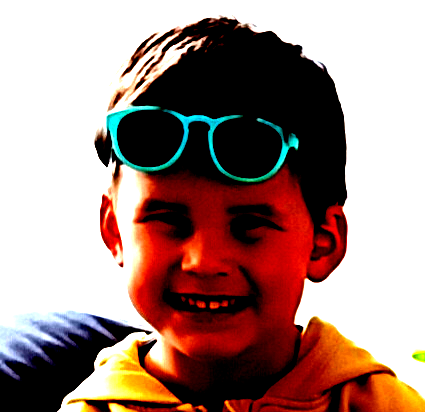
#> input picture src/img1_contrast.png, 425 x 412 px
$ python emboss.py img1_contrast.png img1_pixelized.png
#> lines starting #> are read from the running program, lines starting #| are printed output that depends on the picture
### src/pixelize.py
#!/usr/local/bin/python3
from PIL import Image, ImageOps, ImageEnhance, ImageFilter, ImageDraw
import argparse
import csv
import pathlib
import pixelize


# [63 lines left out: functions image_size, pixelize, posterize, quantize, not called in this run]


def change_contrast(filename_input, filename_output, factor) -> None:
#> called with filename_input = 'img1_contrast.png', filename_output = 'tmp.jpg', factor = 1
    img = Image.open(filename_input)
#> img is the input picture: PIL image 425x412 RGB; mean R, G, B 164.1, 134.8, 128.4

    enhancer = ImageEnhance.Contrast(img)

    im_output = enhancer.enhance(factor)
    im_output.save(filename_output)


# [67 lines left out: functions find_edges, draw_grid, resize, read_palette_from_file, not called in this run]


# [37 lines that do not run on import are left out]

### src/emboss.py
import pathlib
import sys
from PIL import ImageFilter, Image
import pixelize

def emboss(filename_input: pathlib.Path, output_filename: pathlib.Path):
#> called with filename_input = 'tmp.jpg', output_filename = 'img1_pixelized.png'
    im = Image.open(filename_input)
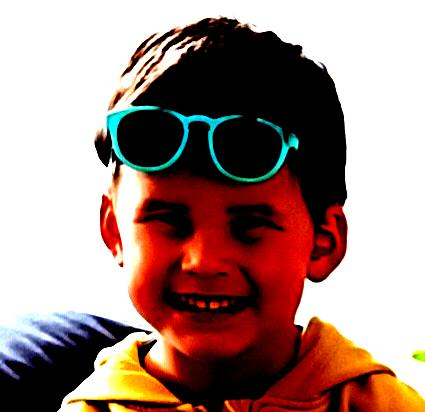
#> im: PIL image 425x412 RGB; mean R, G, B 163.9, 135.1, 129.1

    im1 = im.filter(ImageFilter.SHARPEN)
    im2 = im1.filter(ImageFilter.EMBOSS)
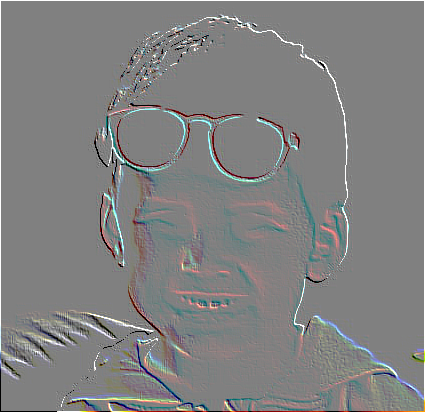
#> im2: PIL image 425x412 RGB; mean R, G, B 129.1, 129.1, 129
    im3 = im2.filter(ImageFilter.SHARPEN)
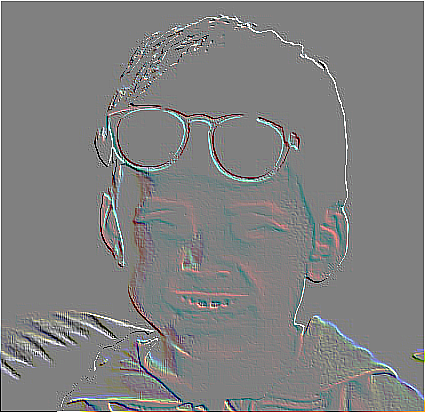
#> im3: PIL image 425x412 RGB; mean R, G, B 128.7, 128.8, 128.7
    im4 = im3.filter(ImageFilter.EMBOSS)
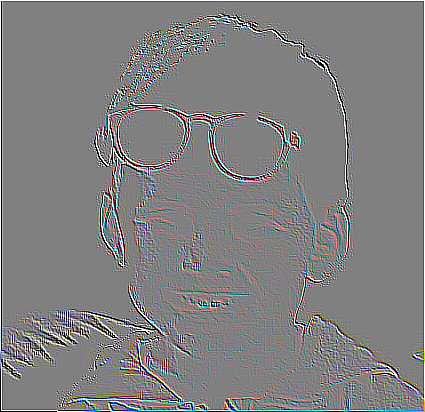
#> im4: PIL image 425x412 RGB; mean R, G, B 128.5, 128.4, 128.3

    im3.save(output_filename)

if __name__ == '__main__':
    pixelize.change_contrast(sys.argv[1], 'tmp.jpg', 1)
    emboss('tmp.jpg', sys.argv[2])
